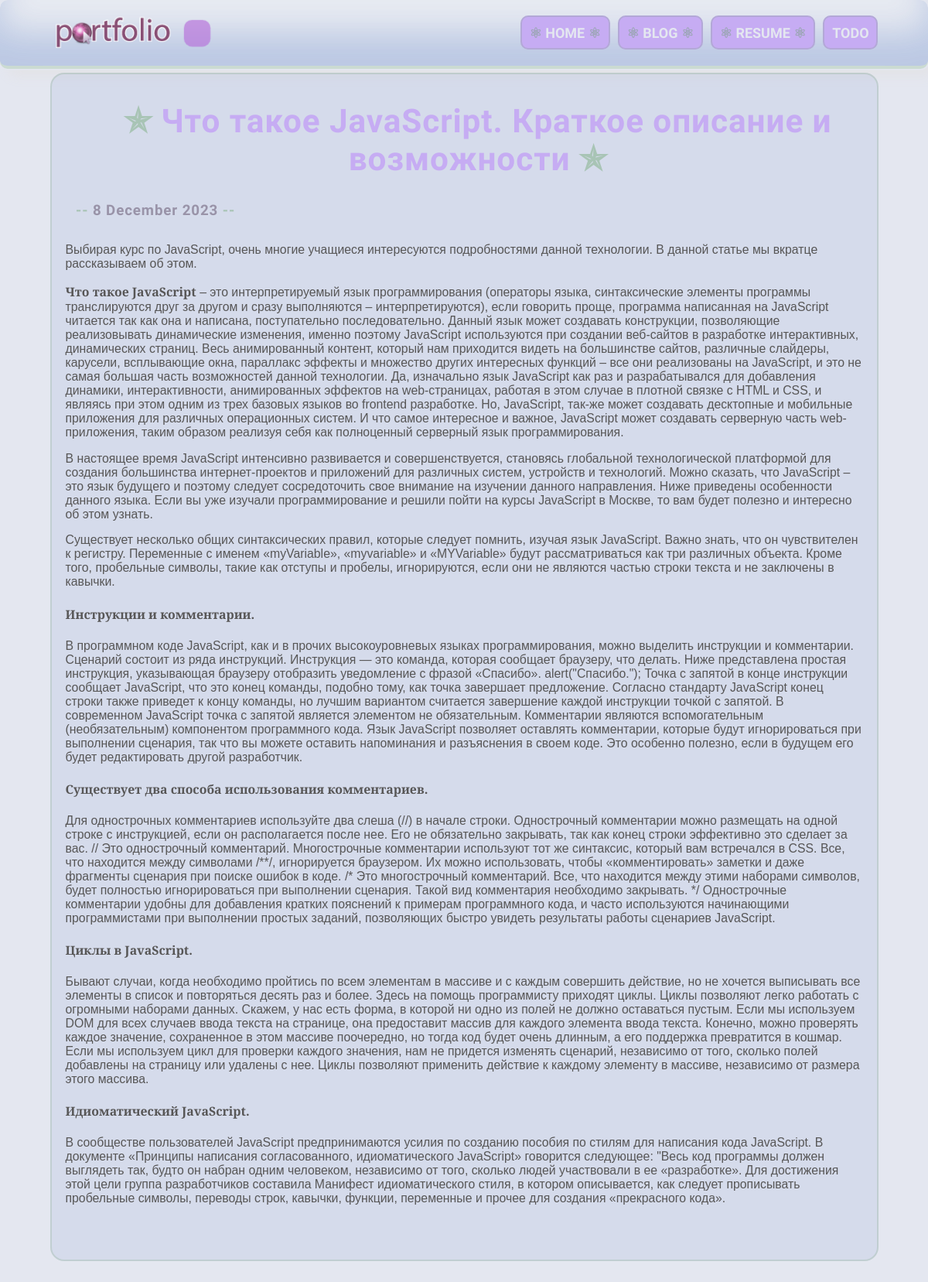
/blog/5/, run on the app's committed database.
### blog/models.py (models this page shows, shortened)
class Blog(models.Model):
    title = models.CharField(max_length=200)
    description = models.TextField()
    date = models.DateField()

### blog/views.py (the view)
# urls.py: path('<int:blog_id>/', views.detail, name='detail'),
def detail(request, blog_id):
    blog = get_object_or_404(Blog, pk=blog_id)
    return render(request, 'blog/details.html', {'blog': blog})

### blog/templates/blog/details.html (shortened to what this page needs)
{% extends 'skills/base.html' %}
{% block content %}
<div class="detail">
    <h1 style="transform: translateY(-100%); transition: transform ease-in-out 0.7s;" class="h1font"> <span class="flower">&#10031;</span> {{ blog.title }} <span class="flower">&#10031;</span></h1>
    <h5> <span class="flower">--</span>  {{ blog.date | date:'j E Y'  }} <span class="flower">--</span></h5>
    <p>{{ blog.description | safe }}</p>
</div>
{%  endblock  %}

### skills/static/css/style.css (style rules this page uses)
body { background-color: rgb(228, 231, 240); padding: 0; margin: 0; transition: opacity 0.4s ease-in-out; opacity: 0; zoom: 0.9; }
body.loaded { opacity: 1; }
.container h1 { text-align: center; margin: 20px 0; font-size: 47px; }
h1 { color: rgb(198, 172, 243); padding-left: 40px; font-family: 'Rubik Bubbles', sans-serif; letter-spacing: 1px; }
.h1font { font-family: 'Rubik Moonrocks', serif; }
.flower { color: rgba(85, 154, 80, 0.35); }
.detail { background: rgba(67, 106, 189, 0.09); padding: 20px 20px 60px; border-radius: 20px; border: 3px solid rgba(94, 152, 89, 0.18); font-family: 'Bitter', sans-serif; color: #575656; font-size: 1.1rem; font-weight: 500; }
h5 { color: rgba(93, 76, 101, 0.5); padding-left: 15px; font-size: 1.3rem; font-family: 'Rubik Moonrocks', serif; letter-spacing: 1px; }
.animated-opacity { opacity: 1; transition: opacity 4s ease-in-out; animation: fadeIn 3s ease-in-out; }

### data on the page
Blog: title "Что такое JavaScript. Краткое описание и возможности", date "8 December 2023", description "Выбирая курс по JavaScript, очень многие учащиеся интересуются подробностями данной технологии. В данной статье мы вкратце рассказываем об этом. Что такое JavaScript – это интерпретируемый язык программирования (операторы языка, синтаксические элементы программы транслируются друг за другом и сразу выполняются – интерпретируются), если говорить проще, программа написанная на JavaScript читается так как она и написана, поступательно последовательно. Данный язык может создавать конструкции, позволяющие реализовывать динамические изменения, именно поэтому JavaScript используются при создании веб-сайтов в разработке интерактивных, динамических страниц. Весь анимированный контент, который нам…"
